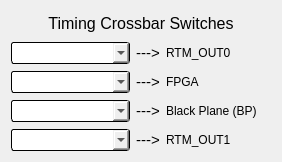
<?xml version="1.0" encoding="UTF-8"?>
<ui version="4.0">
 <class>Form</class>
 <widget class="QWidget" name="Form">
  <property name="geometry">
   <rect>
    <x>0</x>
    <y>0</y>
    <width>282</width>
    <height>162</height>
   </rect>
  </property>
  <property name="windowTitle">
   <string>Timing Crossbar Switches - ${DEVICE}</string>
  </property>
  <property name="styleSheet">
   <string notr="true">/* Background color of popup-list.*/ 
QComboBox QListView{
    background-color:white;
    border:1px solid gray;
}
/* Needed to complete the rule set. */
QComboBox::item:alternate {
    background: white;
}
/* Color of the selected list item. */
QComboBox::item:selected {
    border: 1px solid transparent;
    background: #d1ede1;
}
/* Indicator will shine through the label text if you don't make it hidden. */
QComboBox::indicator{
    background-color:transparent;
    selection-background-color:transparent;
    color:transparent;
    selection-color:transparent;
}
QPushButton {
    background-color: rgb(136,157,162);
    border-color: rgb(212,228,233) rgb(50,88,100) rgb(50,88,100) rgb(212,228,233);
    border-style: outset;
    border-radius: 1px;
    border-width: 2px; 
    padding: 4px;
}
QPushButton:hover {
   background-color: rgb(106,127,132);
}
QPushButton:pressed {
    background-color: rgb(208,229,232);
    border-style: inset;
    border-width: 2px;
	border-color: rgb(50,88,100) rgb(212,228,233) rgb(212,228,233) rgb(50,88,100);
}
QPushButton:checked{
    background-color: rgb(208,229,232);
    border-style: inset;
    border-width: 2px;
	border-color:  rgb(112,134,142) rgb(229,233,235) rgb(239,233,235) rgb(112,134,142);
}
QLineEdit {
  background-color: rgb(218,223,230);
  border-color: rgb(66,77,96);
  border-style: inset;
  border-width: 2px 1px 1px 2px;
}
QLineEdit:hover {
 background-color: rgb(198,203,210)
}
PyDMLabel {
  background-color: rgb(189,197,205);
}</string>
  </property>
  <layout class="QVBoxLayout" name="verticalLayout">
   <item>
    <widget class="QLabel" name="label">
     <property name="font">
      <font>
       <pointsize>12</pointsize>
      </font>
     </property>
     <property name="text">
      <string>Timing Crossbar Switches</string>
     </property>
     <property name="alignment">
      <set>Qt::AlignCenter</set>
     </property>
    </widget>
   </item>
   <item>
    <layout class="QGridLayout" name="gridLayout" columnstretch="0,0,0,0">
     <property name="verticalSpacing">
      <number>7</number>
     </property>
     <item row="3" column="1">
      <widget class="PyDMEnumComboBox" name="PyDMEnumComboBox_4">
       <property name="sizePolicy">
        <sizepolicy hsizetype="Preferred" vsizetype="Fixed">
         <horstretch>1</horstretch>
         <verstretch>1</verstretch>
        </sizepolicy>
       </property>
       <property name="minimumSize">
        <size>
         <width>119</width>
         <height>22</height>
        </size>
       </property>
       <property name="toolTip">
        <string/>
       </property>
       <property name="styleSheet">
        <string notr="true">/* Color of the selected list item. */
QComboBox::item:selected {
    border: 1px solid transparent;
    background: grey;
}
QComboBox {
  	background-color: light grey;
    border: 1px solid black;
    border-radius: 3px;
    padding: 1px 18px 1px 3px;
    min-width: 6em;
}</string>
       </property>
       <property name="channel" stdset="0">
        <string>ca://${DEVICE}:TCRB3:OUTPUTCONFIG</string>
       </property>
      </widget>
     </item>
     <item row="2" column="3">
      <widget class="QLabel" name="label_4">
       <property name="sizePolicy">
        <sizepolicy hsizetype="Preferred" vsizetype="Preferred">
         <horstretch>1</horstretch>
         <verstretch>1</verstretch>
        </sizepolicy>
       </property>
       <property name="minimumSize">
        <size>
         <width>0</width>
         <height>22</height>
        </size>
       </property>
       <property name="text">
        <string>Black Plane (BP)</string>
       </property>
      </widget>
     </item>
     <item row="1" column="1">
      <widget class="PyDMEnumComboBox" name="PyDMEnumComboBox_2">
       <property name="sizePolicy">
        <sizepolicy hsizetype="Preferred" vsizetype="Fixed">
         <horstretch>1</horstretch>
         <verstretch>1</verstretch>
        </sizepolicy>
       </property>
       <property name="minimumSize">
        <size>
         <width>119</width>
         <height>22</height>
        </size>
       </property>
       <property name="toolTip">
        <string/>
       </property>
       <property name="styleSheet">
        <string notr="true">/* Color of the selected list item. */
QComboBox::item:selected {
    border: 1px solid transparent;
    background: grey;
}
QComboBox {
  	background-color: light grey;
    border: 1px solid black;
    border-radius: 3px;
    padding: 1px 18px 1px 3px;
    min-width: 6em;
}</string>
       </property>
       <property name="channel" stdset="0">
        <string>ca://${DEVICE}:TCRB1:OUTPUTCONFIG</string>
       </property>
      </widget>
     </item>
     <item row="0" column="1">
      <widget class="PyDMEnumComboBox" name="PyDMEnumComboBox">
       <property name="sizePolicy">
        <sizepolicy hsizetype="Preferred" vsizetype="Fixed">
         <horstretch>1</horstretch>
         <verstretch>1</verstretch>
        </sizepolicy>
       </property>
       <property name="minimumSize">
        <size>
         <width>119</width>
         <height>22</height>
        </size>
       </property>
       <property name="toolTip">
        <string/>
       </property>
       <property name="styleSheet">
        <string notr="true">/* Color of the selected list item. */
QComboBox::item:selected {
    border: 1px solid transparent;
    background: grey;
}
QComboBox {
  	background-color: light grey;
    border: 1px solid black;
    border-radius: 3px;
    padding: 1px 18px 1px 3px;
    min-width: 6em;
}</string>
       </property>
       <property name="channel" stdset="0">
        <string>ca://${DEVICE}:TCRB0:OUTPUTCONFIG</string>
       </property>
      </widget>
     </item>
     <item row="0" column="3">
      <widget class="QLabel" name="label_2">
       <property name="sizePolicy">
        <sizepolicy hsizetype="Preferred" vsizetype="Preferred">
         <horstretch>1</horstretch>
         <verstretch>1</verstretch>
        </sizepolicy>
       </property>
       <property name="minimumSize">
        <size>
         <width>0</width>
         <height>22</height>
        </size>
       </property>
       <property name="text">
        <string>RTM_OUT0</string>
       </property>
      </widget>
     </item>
     <item row="1" column="3">
      <widget class="QLabel" name="label_3">
       <property name="sizePolicy">
        <sizepolicy hsizetype="Preferred" vsizetype="Preferred">
         <horstretch>1</horstretch>
         <verstretch>1</verstretch>
        </sizepolicy>
       </property>
       <property name="minimumSize">
        <size>
         <width>0</width>
         <height>22</height>
        </size>
       </property>
       <property name="text">
        <string>FPGA</string>
       </property>
      </widget>
     </item>
     <item row="2" column="1">
      <widget class="PyDMEnumComboBox" name="PyDMEnumComboBox_3">
       <property name="sizePolicy">
        <sizepolicy hsizetype="Preferred" vsizetype="Fixed">
         <horstretch>1</horstretch>
         <verstretch>1</verstretch>
        </sizepolicy>
       </property>
       <property name="minimumSize">
        <size>
         <width>119</width>
         <height>22</height>
        </size>
       </property>
       <property name="toolTip">
        <string/>
       </property>
       <property name="styleSheet">
        <string notr="true">/* Color of the selected list item. */
QComboBox::item:selected {
    border: 1px solid transparent;
    background: grey;
}
QComboBox {
  	background-color: light grey;
    border: 1px solid black;
    border-radius: 3px;
    padding: 1px 18px 1px 3px;
    min-width: 6em;
}</string>
       </property>
       <property name="channel" stdset="0">
        <string>ca://${DEVICE}:TCRB2:OUTPUTCONFIG</string>
       </property>
      </widget>
     </item>
     <item row="3" column="3">
      <widget class="QLabel" name="label_5">
       <property name="sizePolicy">
        <sizepolicy hsizetype="Preferred" vsizetype="Preferred">
         <horstretch>1</horstretch>
         <verstretch>1</verstretch>
        </sizepolicy>
       </property>
       <property name="minimumSize">
        <size>
         <width>0</width>
         <height>22</height>
        </size>
       </property>
       <property name="text">
        <string>RTM_OUT1</string>
       </property>
      </widget>
     </item>
     <item row="0" column="2">
      <widget class="QLabel" name="label_6">
       <property name="font">
        <font>
         <pointsize>11</pointsize>
        </font>
       </property>
       <property name="text">
        <string>---&gt;</string>
       </property>
       <property name="textFormat">
        <enum>Qt::AutoText</enum>
       </property>
       <property name="alignment">
        <set>Qt::AlignCenter</set>
       </property>
      </widget>
     </item>
     <item row="1" column="2">
      <widget class="QLabel" name="label_7">
       <property name="font">
        <font>
         <pointsize>11</pointsize>
        </font>
       </property>
       <property name="text">
        <string>---&gt;</string>
       </property>
       <property name="alignment">
        <set>Qt::AlignCenter</set>
       </property>
      </widget>
     </item>
     <item row="2" column="2">
      <widget class="QLabel" name="label_8">
       <property name="font">
        <font>
         <pointsize>11</pointsize>
        </font>
       </property>
       <property name="text">
        <string>---&gt;</string>
       </property>
       <property name="alignment">
        <set>Qt::AlignCenter</set>
       </property>
      </widget>
     </item>
     <item row="3" column="2">
      <widget class="QLabel" name="label_9">
       <property name="font">
        <font>
         <pointsize>11</pointsize>
        </font>
       </property>
       <property name="text">
        <string>---&gt;</string>
       </property>
       <property name="alignment">
        <set>Qt::AlignCenter</set>
       </property>
      </widget>
     </item>
    </layout>
   </item>
  </layout>
 </widget>
 <customwidgets>
  <customwidget>
   <class>PyDMEnumComboBox</class>
   <extends>QComboBox</extends>
   <header>pydm.widgets.enum_combo_box</header>
  </customwidget>
 </customwidgets>
 <resources/>
 <connections/>
</ui>
